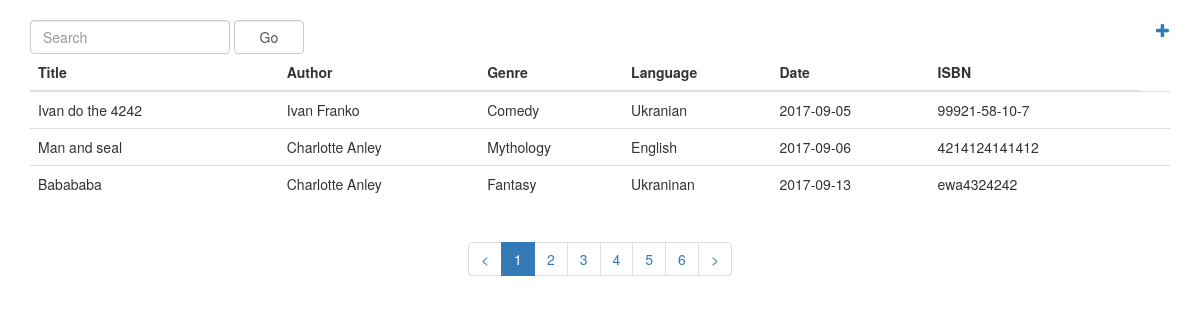
The page / on the database its author committed.
### tables this page shows
CREATE TABLE `books` (
  `id` int(11) UNSIGNED NOT NULL,
  `title` varchar(255) NOT NULL DEFAULT '',
  `author_id` int(11) UNSIGNED NOT NULL,
  `genre_id` int(11) UNSIGNED NOT NULL,
  `language` varchar(100) NOT NULL DEFAULT '',
  `publication_date` date DEFAULT NULL,
  `isbn_number` char(14) NOT NULL DEFAULT '',
  `image_path` varchar(2048) DEFAULT NULL
);

CREATE TABLE `authors` (
  `id` int(11) UNSIGNED NOT NULL,
  `author` varchar(255) NOT NULL DEFAULT ''
);

CREATE TABLE `genres` (
  `id` int(11) UNSIGNED NOT NULL,
  `genre` varchar(255) NOT NULL DEFAULT ''
);

### app/controllers/Books.php (called while the page is built, shortened)
<?php
class Books extends ParentController {
    public function __construct() {
        $this->view = new View('Books');
    }
    public function main() {
        $page = $this->request->get('page') ? $this->request->get('page') : 1;
        $search = $this->request->get('search') ? $this->request->get('search') : '';
        $this->view->set(array(
            'books' => $this->Book->getBooks(array(
               'page' => $page,
               'search' => $search
            )),
            'pagination' => Paginator::getPagination(
                $this->Book->getTotalBooks(),
                BOOKS_PER_PAGE,
                $page,
                '/books/main'
            )
        ));
        $this->view->render('main');
    }
}

### app/dispatcher.php (called while the page is built, shortened)
<?php
class Dispatcher {
    private  $path,
             $controller = 'Books',
             $method = 'main',
             $request = array();
    public function run() {
        $controller = new $this->controller();
        $controller->request = new Request($this->request);
        $controller->{$this->method}();
    }
}

### app/helpers/Db.php (called while the page is built, shortened)
<?php
class DB implements DatabaseInterface{
    public $connect;
    public function query($sql){
        $data = $this->connect->query($sql)->fetchAll();
        return $data;
    }
    public function connect(){
        $this->connect = new PDO('mysql:host=' . HOSTNAME . ';dbname='. DATABASE, USERNAME, PASSWORD);
    }
}
?>

### app/models/Book.php (called while the page is built, shortened)
<?php
class Book extends ParentModel {
    public function getBooks($params) {
        $selectStatement = array('b.id', 'date(b.publication_date) AS publication_date',
                                  'b.title', 'b.language', 'g.genre',
                                  'a.author', 'b.isbn_number', 'b.image_path');
        return $this->db->query($this->queryBuilder
            ->select($selectStatement)
            ->from('books AS b')
            ->join('inner', 'genres AS g')
            ->on('g.id = b.genre_id')
            ->join('inner', 'authors AS a')
            ->on('a.id = b.author_id')
            ->where('')
            ->like(array(
                'b.title',
                "'%" . $params['search'] . "%'"
            ))
            ->limit(BOOKS_PER_PAGE)
            ->offset($params['page'] * BOOKS_PER_PAGE - BOOKS_PER_PAGE)
            ->value()
        );
    }
    public function getTotalBooks() {
        return $this->db->query($this->queryBuilder
            ->select('count(*) AS count')
            ->from('books')
            ->value()
        )[0]['count'];
    }
}
?>

### app/views/View.php (called while the page is built)
<?php
class View {
    private $folder;
    private $data = array();
    public function __construct($folder){
        $this->folder = $folder;
    }
    public function set($to_view){
        $this->data = $to_view;
        return $this->data;
    }
    public function render($file){
        extract($this->data);
        include ($this->folder."/" . $file . ".php");
    }
}

### app/views/books/main.php (the view, shortened to what this page needs)
<div class="container">
<div>
  <div id ='search'>
    <form action="/books/main" class="form-inline">
      <div class="form-group">
        <input type="text" name="search" placeholder="Search" class="form-control" width="100px">
        <input type="submit" value="Go" class="form-control">
      </div>
    </form>
  </div>
  <div id='add'>
    <a href='/books/create'>
      <span class="glyphicon glyphicon-plus"></span>
    </a>
  </div>
</div>
  <table class="table table-hover">
    <thead>
      <tr>
        <th>Title</th>
        <th>Author</th>
        <th>Genre</th>
        <th>Language</th>
        <th>Date</th>
        <th>ISBN</th>
      </tr>
    </thead>
    <tbody>
    <?php foreach($books as $book): ?>
      <tr>
        <td class='title'><?= $book['title'] ?>
          <a href='/books/edit?bookId=<?= $book['id'] ?>' >
          </a>
        </td>
        <td><?= $book['author'] ?></td>
        <td><?= $book['genre'] ?></td>
        <td><?= $book['language'] ?></td>
        <td><?= $book['publication_date'] ?></td>
        <td><?= $book['isbn_number'] ?></td>
        <td class="hidden_images"><img class="hidden_images" src="/<?= $book['image_path'] ?>"></td>
      </tr>
    <?php endforeach; ?>
    </tbody>
  </table>
  <div id="pagination">
   <ul class="pagination">
    <?= $pagination ?>
  </ul>
  </div>
</div>

### index.php (shortened to what this page needs)
<!DOCTYPE html>
<html>
<head>
    <link rel="stylesheet" href="https://maxcdn.bootstrapcdn.com/bootstrap/3.3.2/css/bootstrap.min.css">
    <link rel="stylesheet" href="https://maxcdn.bootstrapcdn.com/bootstrap/3.3.2/css/bootstrap-theme.min.css">
    <link rel="stylesheet" href="/webroot/styles.css"></link>
</head>
<body>
<div id='main'>
    <?php
        include('./app/dispatcher.php');
        $dispatcher = (new Dispatcher())->run();
    ?>
</div>
</body>
</html>

### app/helpers/Paginator.php (shortened to what this page needs)
<?php
class Paginator {
    public static function getPagination($totalBooks, $booksPerPage, $page = 1, $currentUri) {
        $totalPages = ceil($totalBooks / $booksPerPage);
        $nextPages = array();
        $prevPages = array();
        $currentPage = self::linkElement($page, $currentUri, $page , 'active');
        $nextPage = self::linkElement($page + 1, $currentUri, '>');
        $prevPage = self::linkElement($page - 1, $currentUri, '<');
        $nextPagesLimit = $page + 5 < $totalPages ?  $page + 5 : $totalPages;
        for ($i = $page + 1; $i <= $nextPagesLimit; $i++) {
            array_push($nextPages, self::linkElement($i, $currentUri, $i));
        }
        return implode('', array(
            $prevPage, implode('',$prevPages), $currentPage, implode('', $nextPages), $nextPage
        ));
    }
    public static function linkElement($page, $currentUri, $element , $class = '') {
        return "<li class='$class'><a href=$currentUri?page=$page". ">$element</a></li>";
    }
}
?>

### webroot/styles.css (style rules this page uses)
#pagination { text-align: center; }
#search { float: left; }
#search input { display: inline; }
#search input[type="text"] { width: 200px; }
#search input[type="submit"] { width: 70px; }
#add { display: inline; float: right; }
#main { margin-top:20px; }

### rows shown on the page
books: title "Ivan do the 4242", author.author "Ivan Franko", genre.genre "Comedy", language "Ukranian", publication_date "2017-09-05", isbn_number "99921-58-10-7"
books: title "Man and seal", author.author "Charlotte Anley", genre.genre "Mythology", language "English", publication_date "2017-09-06", isbn_number "4214124141412"
books: title "Babababa", author.author "Charlotte Anley", genre.genre "Fantasy", language "Ukraninan", publication_date "2017-09-13", isbn_number "ewa4324242"

### other values the page prints
$element "< 1 2 3 4 5 6 >"
